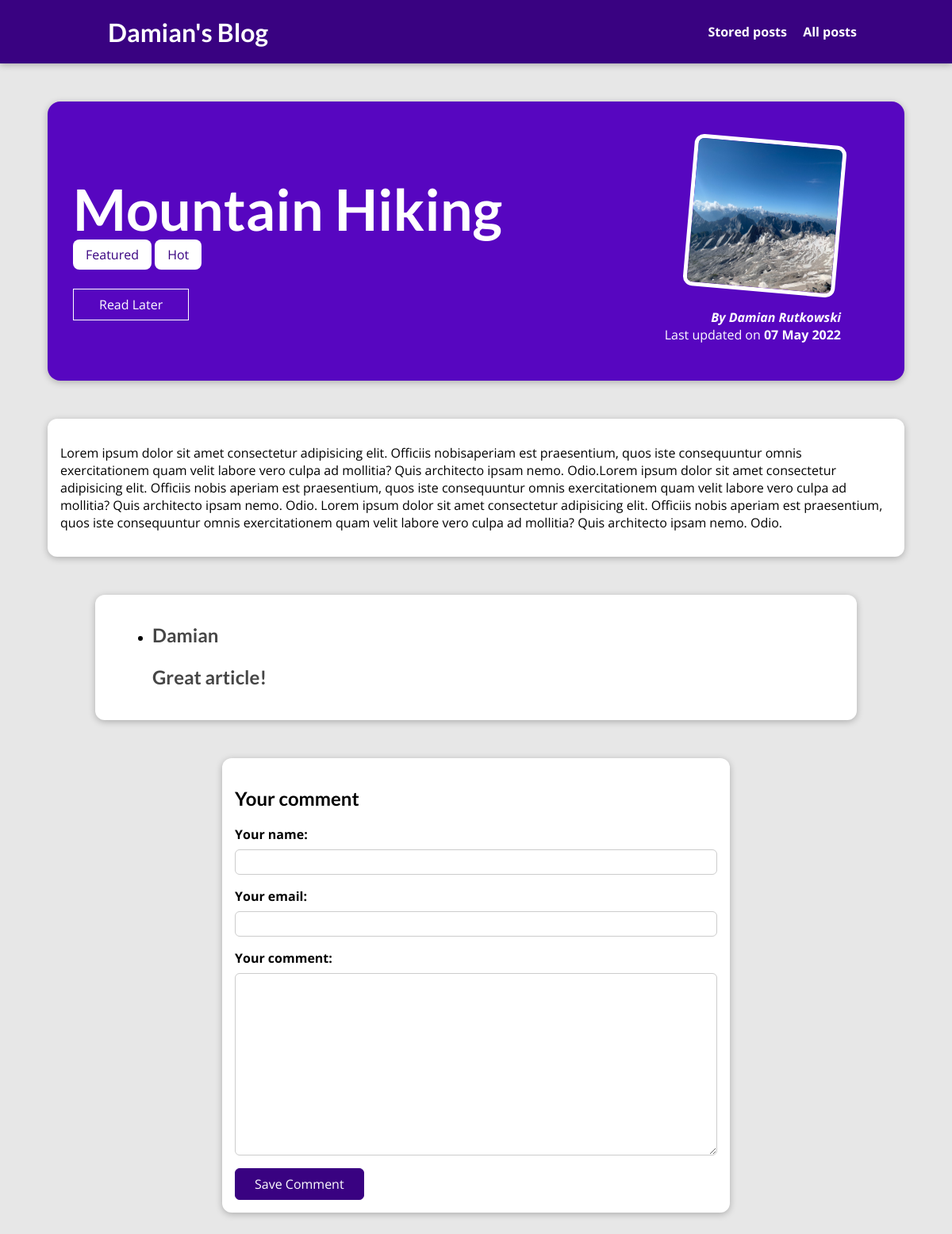
The page /posts/hike-in-the-mountains on the database its author committed.
### blog/models.py (models this page shows, shortened)
class Post(models.Model):
    title = models.CharField(max_length=150)
    excerpt = models.CharField(max_length=200)
    image_field = models.ImageField(upload_to="posts", null=True)
    date = models.DateField(auto_now=True)
    slug = models.SlugField(db_index=True, unique=True)
    content = models.TextField(validators=[MinLengthValidator(10)])
    author = models.ForeignKey(Author, on_delete=models.SET_NULL, related_name="posts", null=True)
    tags = models.ManyToManyField(Tag)

class Tag(models.Model):
    caption = models.CharField(max_length=20)

class Author(models.Model):
    first_name = models.CharField(max_length=100)
    last_name = models.CharField(max_length=100)
    email = models.EmailField()
    def full_name(self):
        return f"{self.first_name} {self.last_name}"
    def __str__(self):
        return self.full_name()

class Comment(models.Model):
    user_name = models.CharField(max_length=120)
    user_email = models.EmailField()
    text = models.TextField(max_length=400)
    post = models.ForeignKey(Post, on_delete=models.CASCADE, related_name="comments")

### blog/views.py (the view, shortened to what this page needs)
# urls.py: path("posts/<slug:slug>", views.PostDetailView.as_view(), name="post-detail-page"),
class PostDetailView(View):
    def is_stored_post(self, request, post_id):
        stored_post = request.session.get("stored_posts")
        if stored_post is not None:
            is_saved_for_later = post_id in stored_post
        else:
            is_saved_for_later = False
        return is_saved_for_later
    def get(self, request, slug):
        post = Post.objects.get(slug=slug)
        return render(request, "blog/post-detail.html", context={
            "post": post,
            "post_tags": post.tags.all(),
            "comment_form": CommentForm(),
            "comments": post.comments.all().order_by("-id"),
            "saved_for_later": self.is_stored_post(post_id=post.id, request=request),
        })

### blog/forms.py
class CommentForm(forms.ModelForm):
    class Meta:
        model = Comment
        exclude = ["post"]
        labels = {
            "user_name": "Your name",
            "user_email": "Your email",
            "text": "Your comment",
        }

### blog/templates/blog/post-detail.html (shortened to what this page needs)
{% extends "base.html" %}
{% load static %}
{% block css_files %}
    <link rel="stylesheet" href="{% static "blog/post-detail.css" %}">
{% endblock %}
{% block content %}
    <section id="summary">
        <h2>{{ post.title }}</h2>
        <div>
            {% for tag in post_tags %}
                <span class="tag">{{ tag.caption }}</span>
            {% endfor %}
        </div>
        <div id="read-later">
            <form action="{% url "read-later" %}" method="post">
                <button>
                        {% if saved_for_later %}
                        Remove from "Read Later" List
                    {% else %}
                        Read Later
                    {% endif %}
                </button>
            </form>
        </div>
        <article>
            <img src="{{ post.image_field.url }}" alt="{{ post.title }}">
            <address>By <a href="mailto:{{ post.author.email_address }}">{{ post.author|title}}</a></address>
            <div>
                Last updated on <time>{{ post.date|date:"d M Y" }}</time>
            </div>
        </article>
    </section>
    <main>
       {{ post.content|linebreaks }}
    </main>
    <section id="comments">
        <ul>
            {% for comment in comments %}
                <li>
                    <h2>
                        {{ comment.user_name }}
                        <p>{{ comment.text|linebreaks }}</p>
                    </h2>
                </li>
            {% endfor %}
        </ul>
    </section>
    <section id="comment-form" >
        <h2>Your comment</h2>
        <form action="{% url "post-detail-page" post.slug %}" method="post">
            {% for form_field in comment_form %}
            <div class="form-control {% if form_field.errors %}invalid{% endif %}">
                {{ form_field.label_tag }}
                {{ form_field }}
            </div>
            {% endfor %}
          <button>Save Comment</button>
        </form>
    </section>
{% endblock %}

### static/app.css (style rules this page uses)
* { box-sizing: border-box; }
html { font-family: 'Open Sans', 'Lato', sans-serif; }
body { margin: 0; }
h1, h2, h3 { font-family: 'Lato', sans-serif; font-weight: bold; }

### blog/static/blog/post-detail.css (style rules this page uses)
body { background-color: #e7e7e7; }
#summary { margin: 8rem auto 3rem auto; padding: 2rem; width: 90%; max-width: 90rem; border-radius: 16px; background-color: #5706c0; position: relative; box-shadow: 0 2px 8px rgba(0, 0, 0, 0.25); height: 22rem; }
#summary h2 { color: white; font-size: 4.5rem; margin-bottom: 0.25rem; }
#summary article { position: absolute; top: 2rem; right: 3rem; padding: 1rem 2rem; border-radius: 12px; text-align: right; color: white; }
#summary article img { width: 12rem; height: 12rem; border-radius: 12px; transform: rotateZ(5deg); border: 5px solid white; margin-bottom: 1rem; }
#summary address { font-weight: bold; }
#summary time { font-weight: bold; }
main { width: 90%; max-width: 90rem; margin: 3rem auto; background-color: white; padding: 1rem; border-radius: 12px; box-shadow: 0 2px 8px rgba(0, 0, 0, 0.25); }
#summary a { color: white; text-decoration: none; }
.tag { background-color: white; color: #390281; padding: 0.5rem 1rem; border-radius: 8px; }
.form-control { margin-bottom: 1rem; }
.form-control label { font-weight: bold; margin-bottom: 0.5rem; display: block; }
#comment-form { margin: 3rem auto; width: 90%; max-width: 40rem; border-radius: 12px; background-color: white; box-shadow: 0 2px 8px rgba(0, 0, 0, 0.25); padding: 1rem; }
#comment-form button { font: inherit; background-color: #390281; color: white; border: 1px solid #390281; padding: 0.5rem 1.5rem; border-radius: 6px; cursor: pointer; }
.form-control input, .form-control textarea { display: block; width: 100%; font: inherit; padding: 0.25rem; border-radius: 6px; border: 1px solid #ccc }
#comments { margin: 3rem auto; width: 90%; max-width: 60rem; border-radius: 12px; background-color: white; box-shadow: 0 2px 8px rgba(0, 0, 0, 0.25); padding: 1rem 2rem; }
#read-later { margin: 2rem 0; }
#read-later button { background-color: transparent; border: 1px solid white; padding: 0.5rem 2rem; font: inherit; color: white; cursor: pointer; }
#comments li:last-of-type { border-bottom: none; }
#comments h2 { color: #464646 }

### rows shown on the page
Post: title "Mountain Hiking", image_field (picture), author "Damian Rutkowski", date "07 May 2022", content "Lorem ipsum dolor sit amet consectetur adipisicing elit. Officiis nobisaperiam est praesentium, quos iste consequuntur omnis exercitationem quam velit labore vero culpa ad mollitia? Quis architecto ipsam nemo. Odio.Lorem ipsum dolor sit amet consectetur adipisicing elit. Officiis nobis aperiam est praesentium, quos iste consequuntur omnis exercitationem quam velit labore vero culpa ad mollitia? Quis architecto ipsam nemo. Odio. Lorem ipsum dolor sit amet consectetur adipisicing elit. Officiis nobis aperiam est praesentium, quos iste consequuntur omnis exercitationem quam velit labore vero culpa ad mollitia? Quis architecto ipsam nemo. Odio."
Tag: caption "Featured"
Tag: caption "Hot"
Comment: user_name "Damian", text "Great article!"
